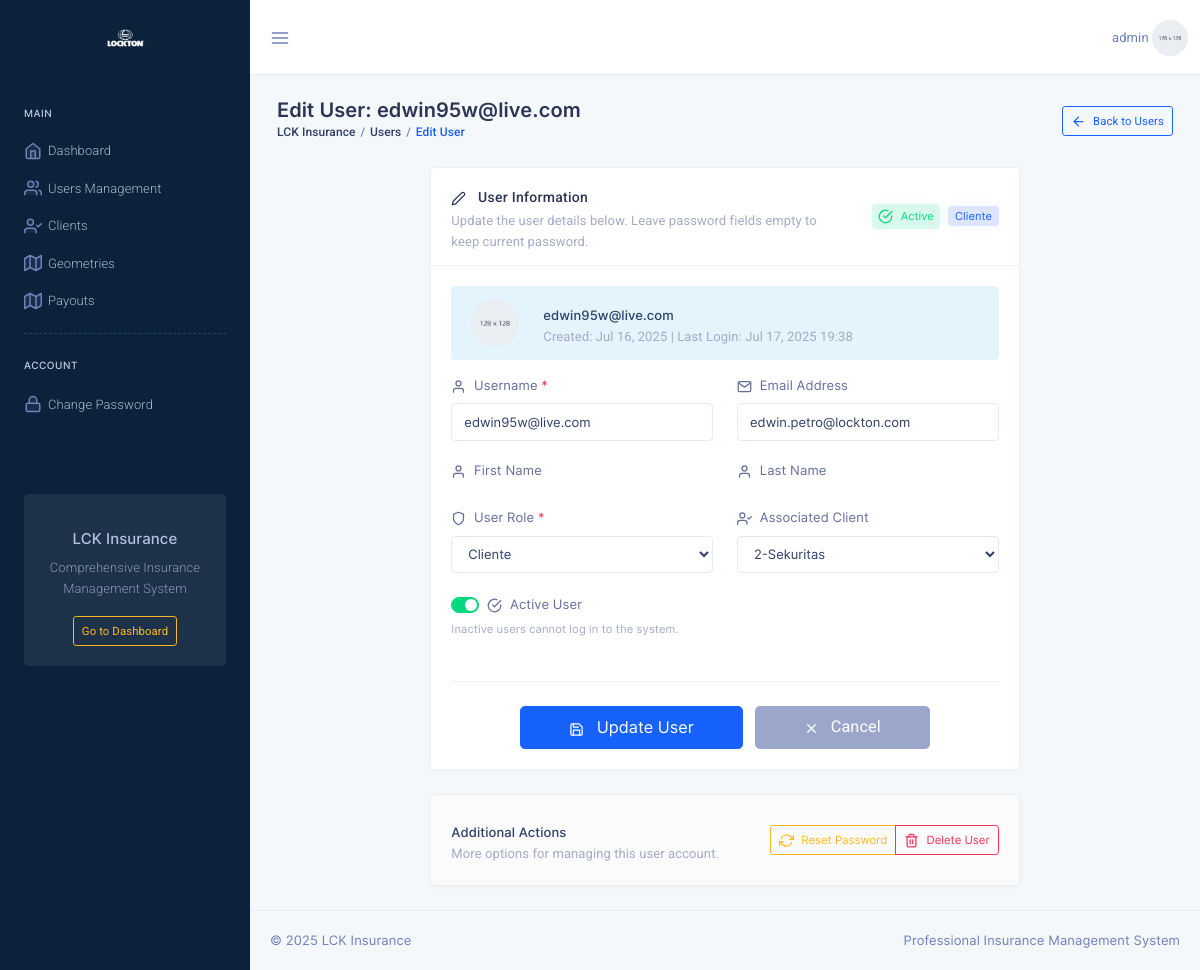
/users/edit/2/ (signed in), run on the app's committed database.
### users/models.py (models this page shows, shortened)
class User(AbstractUser):
    ROLE_CHOICES = [
        ('admin', 'Administrador'),
        ('client', 'Cliente'),
    ]
    role = models.CharField(max_length=10, choices=ROLE_CHOICES, default='client')
    cliente_relacionado = models.ForeignKey(
        'clients.Cliente',
        on_delete=models.SET_NULL,
        null=True,
        blank=True
    )

### users/views.py (the view)
    def _wrapped_view(request, *args, **kwargs):
        if not request.user.is_authenticated:
            return redirect('login')
        if request.user.role != 'admin':
            messages.error(request, 'No tienes permisos para acceder a esta sección.')
            return redirect('dashboard')
        return view_func(request, *args, **kwargs)

### templates/users/user_edit.html (shortened to what this page needs)
{% extends 'base_dashboard.html' %}
{% load static %}
{% block content %}
<div class="row">
    <div class="col-sm-12">
        <div class="page-title-box">
            <div class="row">
                <div class="col">
                    <h4 class="page-title">Edit User: {{ edit_user.username }}</h4>
                    <ol class="breadcrumb">
                        <li class="breadcrumb-item"><a href="{% url 'dashboard' %}">LCK Insurance</a></li>
                        <li class="breadcrumb-item"><a href="{% url 'user_list' %}">Users</a></li>
                        <li class="breadcrumb-item active">Edit User</li>
                    </ol>
                </div>
                <div class="col-auto align-self-center">
                    <a href="{% url 'user_list' %}" class="btn btn-sm btn-outline-primary">
                        <i data-feather="arrow-left" class="align-self-center icon-xs mr-1"></i>
                        Back to Users
                    </a>
                </div>
            </div>
        </div>
    </div>
</div>
<div class="row justify-content-center">
    <div class="col-lg-8">
        <div class="card">
            <div class="card-header">
                <div class="row align-items-center">
                    <div class="col">
                        <h4 class="card-title">
                            <i data-feather="edit-2" class="align-self-center icon-xs mr-2"></i>
                            User Information
                        </h4>
                        <p class="text-muted mb-0">Update the user details below. Leave password fields empty to keep current password.</p>
                    </div>
                    <div class="col-auto">
                        <div class="d-flex align-items-center">
                            {% if edit_user.is_active %}
                                <span class="badge badge-soft-success mr-2">
                                    <i data-feather="check-circle" class="icon-xs mr-1"></i>
                                    Active
                                </span>
                            {% else %}
                                <span class="badge badge-soft-secondary mr-2">
                                    <i data-feather="x-circle" class="icon-xs mr-1"></i>
                                    Inactive
                                </span>
                            {% endif %}
                            <span class="badge badge-soft-primary">
                                {{ edit_user.get_role_display }}
                            </span>
                        </div>
                    </div>
                </div>
            </div>
            <div class="card-body">
                <form method="post" class="needs-validation" novalidate>
                    <div class="alert alert-info" role="alert">
                        <div class="row align-items-center">
                            <div class="col-auto">
                                <img src="{% static 'images/users/user-5.jpg' %}" alt="" class="rounded-circle" width="48" height="48">
                            </div>
                            <div class="col">
                                <h6 class="mb-1">{{ edit_user.username }}</h6>
                                <p class="mb-0 text-muted">
                                    Created: {{ edit_user.date_joined|date:"M d, Y" }} |
                                    Last Login: {{ edit_user.last_login|date:"M d, Y H:i"|default:"Never" }}
                                </p>
                            </div>
                        </div>
                    </div>
                    <div class="row">
                        <div class="col-md-6">
                            <div class="form-group">
                                <label for="{{ form.username.id_for_label }}" class="form-label">
                                    <i data-feather="user" class="icon-xs mr-1"></i>
                                    Username <span class="text-danger">*</span>
                                </label>
                                {{ form.username }}
                            </div>
                        </div>
                        <div class="col-md-6">
                            <div class="form-group">
                                <label for="{{ form.email.id_for_label }}" class="form-label">
                                    <i data-feather="mail" class="icon-xs mr-1"></i>
                                    Email Address
                                </label>
                                {{ form.email }}
                            </div>
                        </div>
                    </div>
                    <div class="row">
                        <div class="col-md-6">
                            <div class="form-group">
                                <label for="{{ form.first_name.id_for_label }}" class="form-label">
                                    <i data-feather="user" class="icon-xs mr-1"></i>
                                    First Name
                                </label>
                            </div>
                        </div>
                        <div class="col-md-6">
                            <div class="form-group">
                                <label for="{{ form.last_name.id_for_label }}" class="form-label">
                                    <i data-feather="user" class="icon-xs mr-1"></i>
                                    Last Name
                                </label>
                            </div>
                        </div>
                    </div>
                    <div class="row">
                        <div class="col-md-6">
                            <div class="form-group">
                                <label for="{{ form.role.id_for_label }}" class="form-label">
                                    <i data-feather="shield" class="icon-xs mr-1"></i>
                                    User Role <span class="text-danger">*</span>
                                </label>
                                {{ form.role }}
                            </div>
                        </div>
                        <div class="col-md-6">
                            <div class="form-group">
                                <label for="{{ form.cliente_relacionado.id_for_label }}" class="form-label">
                                    <i data-feather="user-check" class="icon-xs mr-1"></i>
                                    Associated Client
                                </label>
                                {{ form.cliente_relacionado }}
                            </div>
                        </div>
                    </div>
                    <div class="row">
                        <div class="col-md-6">
                            <div class="form-group">
                                <div class="custom-control custom-switch switch-success">
                                    <label class="custom-control-label" for="{{ form.is_active.id_for_label }}">
                                        <i data-feather="check-circle" class="icon-xs mr-1"></i>
                                        Active User
                                    </label>
                                </div>
                                <small class="form-text text-muted">Inactive users cannot log in to the system.</small>
                            </div>
                        </div>
                    </div>
                    <hr class="my-4">
                    <div class="row">
                        <div class="col-12">
                            <div class="text-center">
                                <button type="submit" class="btn btn-primary btn-lg px-5">
                                    <i data-feather="save" class="align-self-center icon-xs mr-2"></i>
                                    Update User
                                </button>
                                <a href="{% url 'user_list' %}" class="btn btn-secondary btn-lg px-5 ml-2">
                                    <i data-feather="x" class="align-self-center icon-xs mr-2"></i>
                                    Cancel
                                </a>
                            </div>
                        </div>
                    </div>
                </form>
            </div>
        </div>
    </div>
</div>
<div class="row justify-content-center">
    <div class="col-lg-8">
        <div class="card bg-light-alt">
            <div class="card-body">
                <div class="row align-items-center">
                    <div class="col">
                        <h6 class="mb-1">Additional Actions</h6>
                        <p class="mb-0 text-muted">More options for managing this user account.</p>
                    </div>
                    <div class="col-auto">
                        <div class="btn-group" role="group">
                            <button type="button" class="btn btn-outline-warning btn-sm" onclick="alert('Reset password feature coming soon!')">
                                <i data-feather="refresh-cw" class="icon-xs mr-1"></i>
                                Reset Password
                            </button>
                            <button type="button" class="btn btn-outline-danger btn-sm" onclick="alert('Delete user requires confirmation!')">
                                <i data-feather="trash-2" class="icon-xs mr-1"></i>
                                Delete User
                            </button>
                        </div>
                    </div>
                </div>
            </div>
        </div>
    </div>
</div>
{% endblock %}

### templates/base_dashboard.html (shortened to what this page needs)
{% load static %}
<!DOCTYPE html>
<html lang="en">
<head>
    <link href="{% static 'css/bootstrap.min.css' %}" rel="stylesheet" type="text/css" />
    <link href="{% static 'css/jquery-ui.min.css' %}" rel="stylesheet">
    <link href="{% static 'css/icons.min.css' %}" rel="stylesheet" type="text/css" />
    <link href="{% static 'css/metisMenu.min.css' %}" rel="stylesheet" type="text/css" />
    <link href="{% static 'css/app.min.css' %}" rel="stylesheet" type="text/css" />
</head>
<body class="dark-sidenav">
    <div class="left-sidenav">
        <div class="brand">
            <a href="{% url 'dashboard' %}" class="logo">
                <span>
                    <img src="{% static 'images/logo.png' %}" alt="logo-large" class="logo-lg logo-light">
                </span>
            </a>
        </div>
        <div class="menu-content h-100" data-simplebar>
            <ul class="metismenu left-sidenav-menu">
                <li class="menu-label mt-0">Main</li>
                <li>
                    <a href="{% url 'dashboard' %}">
                        <i data-feather="home" class="align-self-center menu-icon"></i>
                        <span>Dashboard</span>
                    </a>
                </li>
                {% if user.role == 'admin' %}
                <li>
                    <a href="{% url 'user_list' %}">
                        <i data-feather="users" class="align-self-center menu-icon"></i>
                        <span>Users Management</span>
                    </a>
                </li>
                <li>
                    <a href="{% url 'client_list' %}">
                        <i data-feather="user-check" class="align-self-center menu-icon"></i>
                        <span>Clients</span>
                    </a>
                </li>
                {% endif %}
                <li>
                    <a href="{% url 'geometry_list' %}">
                        <i data-feather="map" class="align-self-center menu-icon"></i>
                        <span>Geometries</span>
                    </a>
                </li>
                <li>
                    <a href="{% url 'payout_list' %}">
                        <i data-feather="map" class="align-self-center menu-icon"></i>
                        <span>Payouts</span>
                    </a>
                </li>
                <hr class="hr-dashed hr-menu">
                <li class="menu-label my-2">Account</li>
                <li>
                    <a href="{% url 'change_password' %}">
                        <i data-feather="lock" class="align-self-center menu-icon"></i>
                        <span>Change Password</span>
                    </a>
                </li>
            </ul>
            <div class="update-msg text-center">
                <h5 class="mt-3">LCK Insurance</h5>
                <p class="mb-3">Comprehensive Insurance Management System</p>
                <a href="{% url 'dashboard' %}" class="btn btn-outline-warning btn-sm">Go to Dashboard</a>
            </div>
        </div>
    </div>
    <div class="page-wrapper">
        <div class="topbar">
            <nav class="navbar-custom">
                <ul class="list-unstyled topbar-nav float-right mb-0">
                    <li class="dropdown">
                        <a class="nav-link dropdown-toggle waves-effect waves-light nav-user" data-toggle="dropdown" href="#" role="button"
                            aria-haspopup="false" aria-expanded="false">
                            <span class="ml-1 nav-user-name hidden-sm">{{ user.username }}</span>
                            <img src="{% static 'images/users/user-5.jpg' %}" alt="profile-user" class="rounded-circle" />
                        </a>
                    </li>
                </ul>
                <ul class="list-unstyled topbar-nav mb-0">
                    <li>
                        <button class="nav-link button-menu-mobile">
                            <i data-feather="menu" class="align-self-center topbar-icon"></i>
                        </button>
                    </li>
                </ul>
            </nav>
        </div>
        <div class="page-content">
            <div class="container-fluid">
                {% block content %}
                {% endblock %}
            </div>
            <footer class="footer text-center text-sm-left">
                &copy; 2025 LCK Insurance <span class="d-none d-sm-inline-block float-right">Professional Insurance Management System</span>
            </footer>
        </div>
    </div>
</body>
</html>

### data on the page
User: username "admin"
User: username "edwin95w@live.com", role "Cliente", date_joined "Jul 16, 2025", last_login "Jul 17, 2025 19:38", email "edwin.petro@lockton.com", cliente_relacionado "2-Sekuritas"
